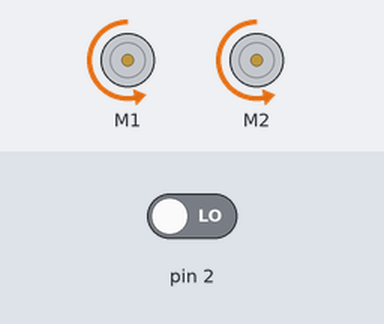
A sketch run on a simulated Arduino Uno, built with avr-gcc and run on an emulated ATmega328P. Parts: 2 × DC motor (green arrow = forward, orange = backward, longer = faster). The test bench sets the inputs (shaded band); at power-on: pin 2 LOW. What the sketch prints to the serial monitor is not drawn.

Above: at 0.1 s.
At 5.1 s:
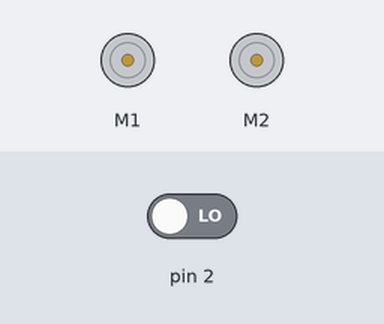
Timing chart, 0 to 6.6 s (numbered marks = the images above):
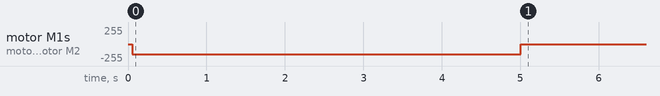

The sketch:

calibrate_Speed.ino
```cpp
#define L_ENCODER_A 6
#define L_ENCODER_B 7
#define R_ENCODER_A 12
#define R_ENCODER_B 13

#include <Wire.h>
#include <Adafruit_MotorShield.h>
#include "utility/Adafruit_MS_PWMServoDriver.h"

Adafruit_MotorShield AFMS = Adafruit_MotorShield(); //motorshield object

Adafruit_DCMotor *myMotor = AFMS.getMotor(1); //left
Adafruit_DCMotor *myMotor2 = AFMS.getMotor(2); //right

volatile unsigned long leftCount = 0; //left encoder
volatile unsigned long rightCount = 0; //right encoder
unsigned long curr_time;
unsigned long init_time;
int i = 0;

void setup() {
  pinMode(L_ENCODER_A, INPUT); //set encoderA as INPUT
  pinMode(L_ENCODER_B, INPUT); //set encoderB as INPUT
  pinMode(R_ENCODER_A, INPUT); //set encoderA as INPUT
  pinMode(R_ENCODER_B, INPUT); //set encoderB as INPUT

  attachInterrupt(0, leftEncoderEvent, CHANGE);
  //attachInterrupt(1, rightEncoderEvent, CHANGE);

  Serial.begin(115200);
  Serial.println("DC Motor Test");
  delay(50);

  AFMS.begin();  // create with the default frequency 1.6KHz

  myMotor->setSpeed(150);
  myMotor2->setSpeed(150);

  myMotor->run(FORWARD);
  myMotor2->run(FORWARD);
  // turn on motor
  myMotor->run(RELEASE);
  myMotor2->run(RELEASE);
}

void loop() {
  if(i = 0)
  {
    init_time = millis();
  }
  curr_time = millis();
  while((curr_time - init_time) >= 5000)
  {
    myMotor->run(RELEASE);
    myMotor2->run(RELEASE);
  }
  myMotor->run(BACKWARD);
  myMotor2->run(BACKWARD);
  i++;

}

// encoder event for the interrupt call
void leftEncoderEvent() {
  if (digitalRead(L_ENCODER_A) == HIGH) {
    if (digitalRead(L_ENCODER_B) == LOW) {
      leftCount++;
    } else {
      leftCount--;
    }
  } else {
    if (digitalRead(L_ENCODER_B) == LOW) {
      leftCount--;
    } else {
      leftCount++;
    }
  }
}

// encoder event for the interrupt call
void rightEncoderEvent() {
  if (digitalRead(R_ENCODER_A) == HIGH) {
    if (digitalRead(R_ENCODER_B) == LOW) {
      rightCount++;
    } else {
      rightCount--;
    }
  } else {
    if (digitalRead(R_ENCODER_B) == LOW) {
      rightCount--;
    } else {
      rightCount++;
    }
  }
}
```

Measured:
- by itself, motor M1, motor M2: stopped → backward 150/255 at 0.05 s, → stopped 5.0 s later
